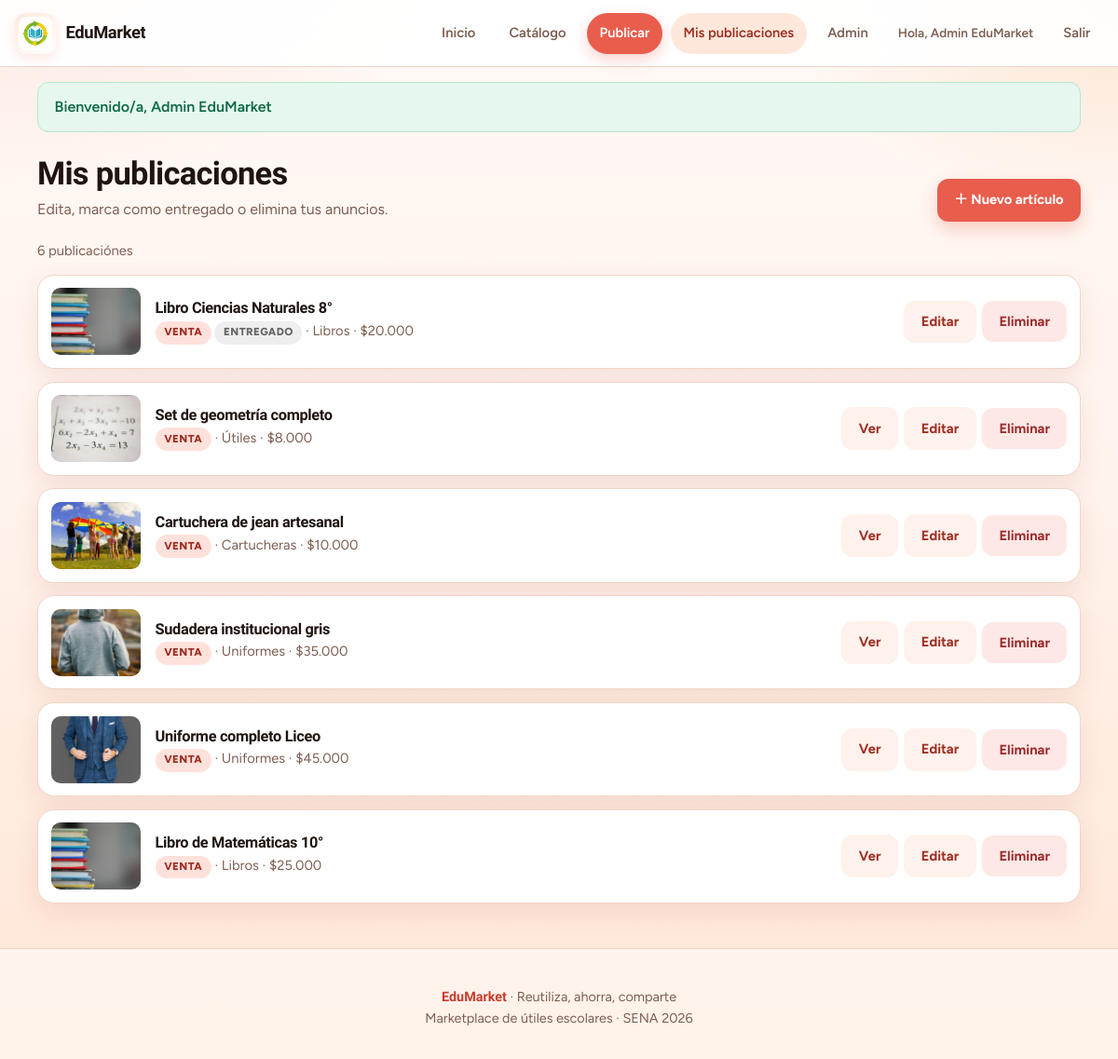
The app's page /mis_publicaciones.php (signed in) with its own data.
### tables this page shows
CREATE TABLE articulo (
  id_articulo INT AUTO_INCREMENT PRIMARY KEY,
  titulo VARCHAR(200) NOT NULL,
  descripcion TEXT,
  precio DECIMAL(10,2) NOT NULL DEFAULT 0.00,
  tipo ENUM('venta','intercambio') NOT NULL DEFAULT 'venta',
  estado ENUM('disponible','entregado') NOT NULL DEFAULT 'disponible',
  telefono_contacto VARCHAR(20) NOT NULL,
  foto_url VARCHAR(255) DEFAULT NULL,
  id_categoria INT NOT NULL,
  id_institucion INT NOT NULL,
  id_usuario INT NOT NULL,
  creado_en TIMESTAMP DEFAULT CURRENT_TIMESTAMP,
  CONSTRAINT fk_articulo_categoria FOREIGN KEY (id_categoria) REFERENCES categoria(id_categoria),
  CONSTRAINT fk_articulo_institucion FOREIGN KEY (id_institucion) REFERENCES institucion(id_institucion),
  CONSTRAINT fk_articulo_usuario FOREIGN KEY (id_usuario) REFERENCES usuario(id_usuario) ON DELETE CASCADE
);

CREATE TABLE categoria (
  id_categoria INT AUTO_INCREMENT PRIMARY KEY,
  nombre VARCHAR(80) NOT NULL UNIQUE
);

### includes/funciones.php (called while the page is built, shortened)
<?php
function e($texto) {
    return htmlspecialchars((string)$texto, ENT_QUOTES, "UTF-8");
}
function formatoPesos($n) { return "$" . number_format((float)$n, 0, ",", "."); }
function fotoArticulo($fotoUrl, $fallbackCat = "") {
    $foto = trim((string)$fotoUrl);
    if ($foto !== "") {
        return $foto;
    }
    $map = [
        "Libros" => "img/libros-1.jpg",
        "Uniformes" => "img/uniforme-1.jpg",
        "Maletas" => "img/maleta-1.jpg",
        "Cartucheras" => "img/cartuchera-2.jpg",
        "Útiles" => "img/utiles-1.jpg",
        "Utiles" => "img/utiles-1.jpg",
        "Cuadernos" => "img/cuadernos-1.jpg",
        "Calzado" => "img/uniforme-1.jpg",
        "Calculadoras" => "img/utiles-1.jpg",
        "Deportes" => "img/sudadera-1.jpg",
        "Arte y manualidades" => "img/utiles-2.jpg",
        "Tecnología" => "img/hero-utiles.jpg",
        "Instrumentos musicales" => "img/hero-utiles.jpg",
        "Accesorios" => "img/cartuchera-1.jpg",
        "Otros" => "img/hero-utiles.jpg",
    ];
    return $map[$fallbackCat] ?? "img/hero-utiles.jpg";
}
function etiquetaTipo($tipo) {
    return $tipo === "intercambio" ? "Intercambio" : "Venta";
}
function calcularPaginacion($total, $porPagina = 8) {
    $porPagina = max(1, (int)$porPagina);
    $total = max(0, (int)$total);
    $totalPaginas = max(1, (int)ceil($total / $porPagina));
    $page = max(1, (int)($_GET["page"] ?? 1));
    $offset = ($page - 1) * $porPagina;
    return [
        "page" => $page,
        "por_pagina" => $porPagina,
        "offset" => $offset,
        "total_paginas" => $totalPaginas,
        "total" => $total,
    ];
}

### mis_publicaciones.php (the view, shortened to what this page needs)
<?php
require_once __DIR__ . "/includes/conexion.php";
require_once __DIR__ . "/includes/funciones.php";
$uid = (int)$_SESSION["usuario"]["id"];
$stc = $mysqli->prepare("SELECT COUNT(*) AS total FROM articulo WHERE id_usuario=?");
$stc->bind_param("i", $uid);
$stc->execute();
$total = (int)$stc->get_result()->fetch_assoc()["total"];
$pag = calcularPaginacion($total, 8);
$st = $mysqli->prepare(
    "SELECT a.*, c.nombre AS categoria
     FROM articulo a
     JOIN categoria c ON c.id_categoria = a.id_categoria
     WHERE a.id_usuario = ?
     ORDER BY a.id_articulo DESC
     LIMIT ? OFFSET ?"
);
$lim = $pag["por_pagina"];
$off = $pag["offset"];
$st->bind_param("iii", $uid, $lim, $off);
$st->execute();
$arts = $st->get_result()->fetch_all(MYSQLI_ASSOC);
require __DIR__ . "/includes/header.php";
?>
<main class="contenedor">
  <div class="page-head">
    <div>
      <h1>Mis publicaciones</h1>
      <p>Edita, marca como entregado o elimina tus anuncios.</p>
    </div>
    <a class="btn btn-primary" href="publicar.php">＋ Nuevo artículo</a>
  </div>
  <?php if (!$arts && $total === 0): ?>
    <div class="empty-state">
      <h3>Aún no tienes publicaciones</h3>
      <p>Publica un útil escolar y empieza a recibir mensajes por WhatsApp.</p>
      <a class="btn btn-primary" href="publicar.php">Publicar ahora</a>
    </div>
  <?php else: ?>
    <div class="results-meta">
      <span><?= $total ?> publicación<?= $total === 1 ? '' : 'es' ?></span>
    </div>
    <div class="pub-grid">
      <?php foreach ($arts as $a):
        $foto = fotoArticulo($a["foto_url"], $a["categoria"]);
      ?>
        <article class="pub-item">
          <div class="pub-thumb">
            <img src="<?= e($foto) ?>" alt="" loading="lazy">
          </div>
          <div>
            <h3><?= e($a["titulo"]) ?></h3>
            <p class="muted">
              <span class="badge <?= $a['tipo']==='intercambio'?'intercambio':'' ?>"><?= e(etiquetaTipo($a['tipo'])) ?></span>
              <?php if ($a["estado"] === "entregado"): ?>
                <span class="badge entregado">Entregado</span>
              <?php endif; ?>
              · <?= e($a["categoria"]) ?>
              · <?= $a["tipo"] === "intercambio" ? "Intercambio" : formatoPesos($a["precio"]) ?>
            </p>
          </div>
          <div class="pub-actions">
            <?php if ($a["estado"] === "disponible"): ?>
              <a class="btn btn-ghost" href="articulo.php?id=<?= (int)$a['id_articulo'] ?>">Ver</a>
            <?php endif; ?>
            <a class="btn btn-ghost" href="publicar.php?id=<?= (int)$a['id_articulo'] ?>">Editar</a>
            <form method="post" onsubmit="return confirm('¿Eliminar esta publicación?');">
              <button class="btn btn-danger" type="submit">Eliminar</button>
            </form>
          </div>
        </article>
      <?php endforeach; ?>
    </div>
  <?php endif; ?>
</main>
<?php require __DIR__ . "/includes/footer.php"; ?>

### css/estilos.css (style rules this page uses)
:root { --coral: #e85d4c; --coral-dark: #c93d2e; --coral-deep: #9e2f24; --orange: #f08a3a; --orange-soft: #ffb06b; --peach: #fff4ee; --sand: #ffe8db; --ink: #1f1410; --ink-soft: #3d2a24; --muted: #7d5e52; --line: #f0d5c8; --line-strong: #e8c4b4; --white: #ffffff; --wa: #1fad58; --wa-dark: #169447; --success-bg: #e6f7ef; --success: #0f6b45; --danger-bg: #fde8e6; --danger: #9b2c2c; --shadow: 0 10px 28px rgba(158, 47, 36, 0.1); --shadow-lg: 0 22px 50px rgba(158, 47, 36, 0.14); --radius: 18px; --radius-sm: 12px; --nav-h: 72px; --font-display: "Bricolage Grotesque", "Segoe UI", sans-serif; --font-body: "Figtree", "Segoe UI", sans-serif; }
*, *::before, *::after { box-sizing: border-box; margin: 0; padding: 0; }
html { scroll-behavior: smooth; -webkit-text-size-adjust: 100%; text-size-adjust: 100%; }
body { font-family: var(--font-body); color: var(--ink); background-color: var(--peach); background-image: radial-gradient(ellipse 80% 50% at 0% -10%, rgba(232, 93, 76, 0.16), transparent 55%), radial-gradient(ellipse 60% 40% at 100% 0%, rgba(240, 138, 58, 0.18), transparent 50%), linear-gradient(180deg, #fff9f5 0%, var(--peach) 40%, #ffe6d6 100%); min-height: 100vh; min-height: 100dvh; line-height: 1.55; -webkit-font-smoothing: antialiased; overflow-x: clip; max-width: 100vw; }
img { max-width: 100%; height: auto; display: block; }
a { color: var(--coral-dark); text-decoration: none; transition: color .15s ease; }
button, input, select, textarea { max-width: 100%; }
h1, h2, h3, .nav-brand span, .brand-mark { font-family: var(--font-display); letter-spacing: -0.02em; line-height: 1.2; }
.contenedor { width: min(1120px, calc(100% - 2rem)); margin: 1.5rem auto 3rem; padding-left: env(safe-area-inset-left); padding-right: env(safe-area-inset-right); }
.page-head { display: flex; flex-wrap: wrap; align-items: flex-end; justify-content: space-between; gap: 1rem; margin-bottom: 1.25rem; }
.page-head h1 { font-size: clamp(1.65rem, 3.5vw, 2.15rem); }
.page-head p { color: var(--muted); max-width: 36rem; margin-top: .35rem; }
.muted { color: var(--muted); font-size: .92rem; }
.badge { display: inline-block; padding: .22rem .6rem; border-radius: 999px; font-size: .72rem; font-weight: 750; text-transform: uppercase; letter-spacing: .04em; background: #ffe1db; color: var(--coral-deep); }
.badge.entregado { background: #eee; color: #666; }
.btn { display: inline-flex; align-items: center; justify-content: center; gap: .4rem; border: none; cursor: pointer; border-radius: 12px; padding: .72rem 1.15rem; min-height: 44px; font-weight: 700; font-family: inherit; font-size: .92rem; transition: background .15s ease, transform .12s ease, box-shadow .15s ease; text-align: center; -webkit-tap-highlight-color: transparent; touch-action: manipulation; }
.btn-primary { background: var(--coral); color: white; box-shadow: 0 8px 18px rgba(232, 93, 76, 0.28); }
.btn-ghost { background: #fff1ec; color: var(--coral-deep); }
.btn-danger { background: var(--danger-bg); color: var(--danger); }
.results-meta { display: flex; justify-content: space-between; align-items: center; gap: .75rem; margin-bottom: .9rem; font-size: .92rem; color: var(--muted); }
.pub-grid { display: grid; gap: .85rem; }
.pub-item { display: grid; grid-template-columns: 96px minmax(0, 1fr) auto; gap: 1rem; align-items: center; background: white; border: 1px solid var(--line); border-radius: var(--radius); padding: .85rem; box-shadow: var(--shadow); min-width: 0; }
.pub-thumb { width: 96px; height: 72px; border-radius: 10px; overflow: hidden; background: var(--sand); flex-shrink: 0; }
.pub-thumb img { width: 100%; height: 100%; object-fit: cover; }
.pub-item h3 { font-size: 1.02rem; margin-bottom: .2rem; overflow-wrap: anywhere; word-break: break-word; }
.pub-item > div:nth-child(2) { min-width: 0; }
.pub-actions { display: flex; flex-wrap: wrap; gap: .4rem; justify-content: flex-end; align-items: center; }
.pub-actions form { margin: 0; }

### records on screen
articulo: foto_url (picture), titulo "Libro Ciencias Naturales 8°", tipo "VENTA", estado "ENTREGADO", id_categoria.nombre "Libros", precio "$20.000"
articulo: foto_url (picture), titulo "Set de geometría completo", tipo "VENTA", id_categoria.nombre "Útiles", precio "$8.000"
articulo: foto_url (picture), titulo "Cartuchera de jean artesanal", tipo "VENTA", id_categoria.nombre "Cartucheras", precio "$10.000"
articulo: foto_url (picture), titulo "Sudadera institucional gris", tipo "VENTA", id_categoria.nombre "Uniformes", precio "$35.000"
articulo: foto_url (picture), titulo "Uniforme completo Liceo", tipo "VENTA", id_categoria.nombre "Uniformes", precio "$45.000"
articulo: foto_url (picture), titulo "Libro de Matemáticas 10°", tipo "VENTA", id_categoria.nombre "Libros", precio "$25.000"

### other values on screen
$usuario["nombre"] "Admin EduMarket"
$mensaje "Bienvenido/a, Admin EduMarket"
$total "6"
